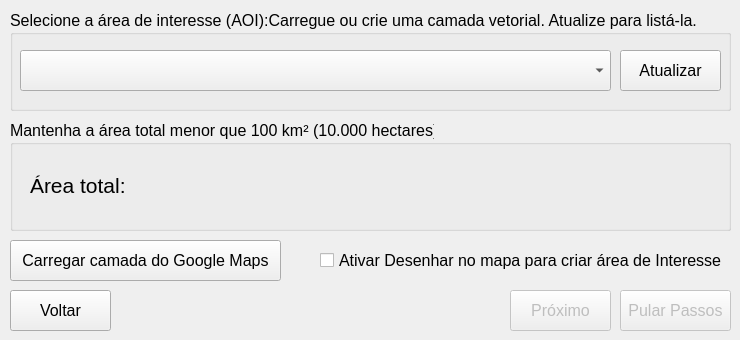
   <widget class="QWidget" name="tab_4">
    <attribute name="title">
     <string>Passo 3</string>
    </attribute>
    <widget class="QPushButton" name="QPushButton_next">
     <property name="enabled">
      <bool>false</bool>
     </property>
     <property name="geometry">
      <rect>
       <x>510</x>
       <y>290</y>
       <width>101</width>
       <height>41</height>
      </rect>
     </property>
     <property name="font">
      <font>
       <pointsize>12</pointsize>
      </font>
     </property>
     <property name="text">
      <string>Próximo</string>
     </property>
     <property name="icon">
      <iconset>
       <normaloff>../medias/icons8-forward-button-50.png</normaloff>../medias/icons8-forward-button-50.png</iconset>
     </property>
    </widget>
    <widget class="QGroupBox" name="groupBox_11">
     <property name="geometry">
      <rect>
       <x>10</x>
       <y>10</y>
       <width>721</width>
       <height>101</height>
      </rect>
     </property>
     <property name="font">
      <font>
       <pointsize>12</pointsize>
       <weight>50</weight>
       <bold>false</bold>
      </font>
     </property>
     <property name="title">
      <string>Selecione a área de interesse (AOI):Carregue ou crie uma camada vetorial. Atualize para listá-la.</string>
     </property>
     <widget class="QPushButton" name="update_vector">
      <property name="geometry">
       <rect>
        <x>610</x>
        <y>40</y>
        <width>101</width>
        <height>41</height>
       </rect>
      </property>
      <property name="font">
       <font>
        <pointsize>12</pointsize>
       </font>
      </property>
      <property name="text">
       <string>Atualizar</string>
      </property>
      <property name="icon">
       <iconset>
        <normaloff>../medias/refresh-3104.png</normaloff>../medias/refresh-3104.png</iconset>
      </property>
     </widget>
     <widget class="QComboBox" name="vector_layer_combobox">
      <property name="geometry">
       <rect>
        <x>10</x>
        <y>40</y>
        <width>591</width>
        <height>41</height>
       </rect>
      </property>
      <property name="font">
       <font>
        <pointsize>12</pointsize>
       </font>
      </property>
     </widget>
    </widget>
    <widget class="QPushButton" name="hybrid">
     <property name="enabled">
      <bool>true</bool>
     </property>
     <property name="geometry">
      <rect>
       <x>10</x>
       <y>240</y>
       <width>271</width>
       <height>41</height>
      </rect>
     </property>
     <property name="font">
      <font>
       <pointsize>12</pointsize>
      </font>
     </property>
     <property name="text">
      <string>Carregar camada do Google Maps</string>
     </property>
    </widget>
    <widget class="QGroupBox" name="groupBox_5">
     <property name="geometry">
      <rect>
       <x>10</x>
       <y>120</y>
       <width>721</width>
       <height>111</height>
      </rect>
     </property>
     <property name="font">
      <font>
       <pointsize>12</pointsize>
       <weight>50</weight>
       <bold>false</bold>
      </font>
     </property>
     <property name="title">
      <string>Mantenha a área total menor que 100 km² (10.000 hectares)</string>
     </property>
     <widget class="QLabel" name="aoi_area">
      <property name="geometry">
       <rect>
        <x>20</x>
        <y>40</y>
        <width>501</width>
        <height>51</height>
       </rect>
      </property>
      <property name="font">
       <font>
        <pointsize>16</pointsize>
       </font>
      </property>
      <property name="text">
       <string>Área total:</string>
      </property>
     </widget>
    </widget>
    <widget class="QPushButton" name="QPushButton_back">
     <property name="enabled">
      <bool>true</bool>
     </property>
     <property name="geometry">
      <rect>
       <x>10</x>
       <y>290</y>
       <width>101</width>
       <height>41</height>
      </rect>
     </property>
     <property name="font">
      <font>
       <pointsize>12</pointsize>
      </font>
     </property>
     <property name="text">
      <string>Voltar</string>
     </property>
     <property name="icon">
      <iconset>
       <normaloff>../medias/icons8-back-button-50.png</normaloff>../medias/icons8-back-button-50.png</iconset>
     </property>
    </widget>
    <widget class="QPushButton" name="QPushButton_skip">
     <property name="enabled">
      <bool>false</bool>
     </property>
     <property name="geometry">
      <rect>
       <x>620</x>
       <y>290</y>
       <width>111</width>
       <height>41</height>
      </rect>
     </property>
     <property name="font">
      <font>
       <pointsize>12</pointsize>
      </font>
     </property>
     <property name="text">
      <string>Pular Passos</string>
     </property>
     <property name="icon">
      <iconset>
       <normaloff>medias/icons8-forward-button-50.png</normaloff>medias/icons8-forward-button-50.png</iconset>
     </property>
    </widget>
    <widget class="QCheckBox" name="drawing">
     <property name="geometry">
      <rect>
       <x>320</x>
       <y>250</y>
       <width>411</width>
       <height>20</height>
      </rect>
     </property>
     <property name="font">
      <font>
       <pointsize>12</pointsize>
      </font>
     </property>
     <property name="text">
      <string>Ativar Desenhar no mapa para criar área de Interesse</string>
     </property>
    </widget>
   </widget>
